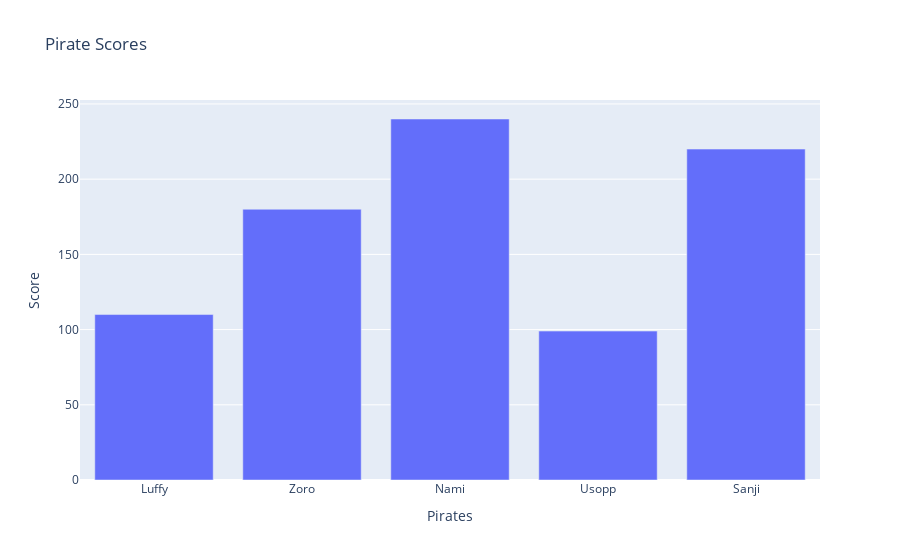

Here is the notebook cell this chart was saved with:
### Code cell
graph = go.Figure()

graph.add_trace(go.Bar(x=x1,y=y1))

graph.update_layout(title = "Pirate Scores",
                    xaxis_title = "Pirates",
                    yaxis_title = "Score")

### Figure 1 — Plotly figure (JSON) as saved in the notebook; plotly's stock layout.template omitted (floating-point values rounded to 4 significant figures)
{"data": [{"type": "bar", "x": ["Luffy", "Zoro", "Nami", "Usopp", "Sanji"], "y": [110, 180, 240, 99, 220]}], "layout": {"title": {"text": "Pirate Scores"}, "xaxis": {"title": {"text": "Pirates"}}, "yaxis": {"title": {"text": "Score"}}}}
